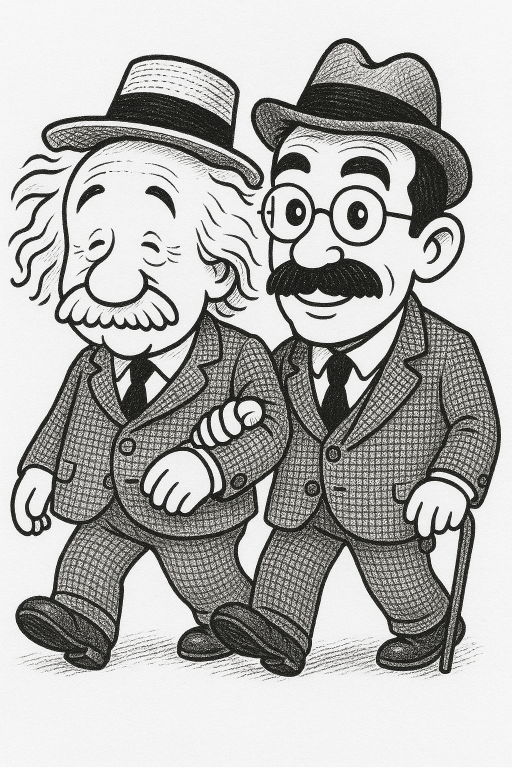
#> input picture frames/hablaEin00.jpg, 1024 x 1536 px (shown at 1/2 size); its folder holds 4 pictures in this run
$ python pruebaAnim.py
#> lines starting #> are read from the running program, lines starting #| are printed output that depends on the picture
import cv2
import os
import time

def escalar_frame(frame, ancho_max=800, alto_max=600):
    alto, ancho = frame.shape[:2]
    factor_escala = min(ancho_max / ancho, alto_max / alto, 1.0)  # No escala hacia arriba
    nuevo_ancho = int(ancho * factor_escala)
    nuevo_alto = int(alto * factor_escala)
    return cv2.resize(frame, (nuevo_ancho, nuevo_alto), interpolation=cv2.INTER_AREA)

def reproducir_animacion_opencv(carpeta_frames, duracion_por_frame=100, repeticiones=2):
#> called with carpeta_frames = './frames', duracion_por_frame = 150, repeticiones = 2
    archivos = sorted([
        f for f in os.listdir(carpeta_frames)
        if f.lower().endswith((".jpg", ".jpeg", ".png"))
    ])

    if not archivos:
        print("❌ No se encontraron imágenes en la carpeta.")
        return

    # Cargar todos los frames de una vez (opcional pero mejora la fluidez)
    frames = []
    for archivo in archivos:
        ruta = os.path.join(carpeta_frames, archivo)
        frame = cv2.imread(ruta)
#> frame is the input picture: shape (1536, 1024, 3); mean B, G, R 177.7, 179.1, 179.5
        if frame is not None:
            frames.append(frame)
        else:
            print(f"⚠️ No se pudo cargar {ruta}")

    if not frames:
        print("❌ No se pudo cargar ningún frame.")
        return

    cv2.namedWindow("🗣️ Animación", cv2.WINDOW_AUTOSIZE)

    for _ in range(repeticiones):
        for frame in frames:
            frame_escalado = escalar_frame(frame)
            cv2.imshow("🗣️ Animación", frame_escalado)
            key = cv2.waitKey(duracion_por_frame)
            if key == 27:  # ESC
                break
#> this loop made 2 passes; (key Esc is pressed on pass 1)
#> pass 1, in reproducir_animacion_opencv, `cv2.imshow("🗣️ Animación", frame_escalado)`:
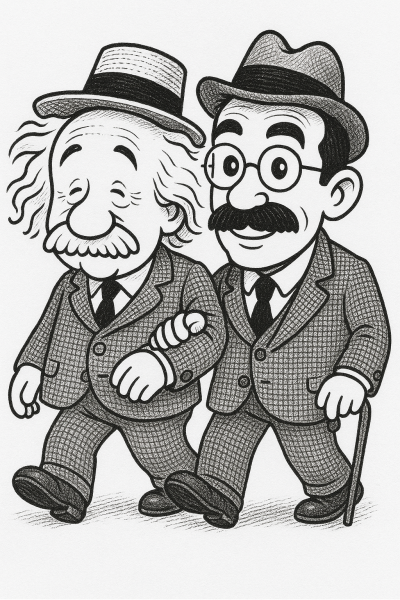
#> window '🗣️ Animación': shape (600, 400, 3); mean B, G, R 177.7, 179.1, 179.5
#> pass 2, in reproducir_animacion_opencv, `cv2.imshow("🗣️ Animación", frame_escalado)`:
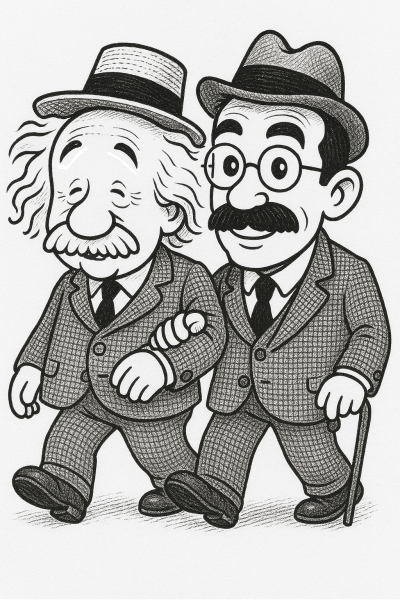
#> window '🗣️ Animación': shape (600, 400, 3); mean B, G, R 177.6, 179.1, 179.5

    cv2.destroyAllWindows()

# Llamada de prueba
reproducir_animacion_opencv("./frames", duracion_por_frame=150, repeticiones=2)
